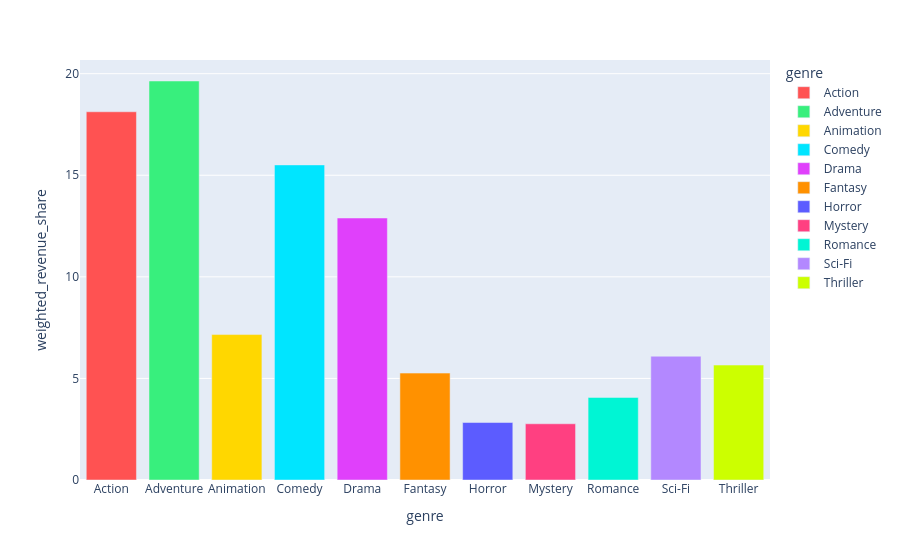

Source (notebook cell):
### Code cell
df_revenue_total = df.copy()
df_revenue_total = df_revenue_total[df_revenue_total["genre"].isin(genres_list)]
df_revenue_total["weighted_revenue"] = df_revenue_total["revenue"]*df_revenue_total["genre_weight"]
df_revenue_total = df_revenue_total.groupby("genre",as_index=False).agg(sum_weighted_revenue=("weighted_revenue","sum"))[["genre","sum_weighted_revenue"]]
df_revenue_total["weighted_revenue_share"] = (df_revenue_total["sum_weighted_revenue"])*100/(df_revenue_total["sum_weighted_revenue"].sum())

fig = px.bar(
    df_revenue_total,
    x="genre",
    y="weighted_revenue_share",
    color="genre",
    color_discrete_map=genre_color_map
)

fig.show()

### Figure 1 — Plotly figure (JSON) as saved in the notebook; plotly's stock layout.template omitted (floating-point values rounded to 4 significant figures)
{"data": [{"hovertemplate": "genre=%{x}<br>weighted_revenue_share=%{y}<extra></extra>", "legendgroup": "Action", "marker": {"color": "#FF5252", "pattern": {"shape": ""}}, "name": "Action", "orientation": "v", "showlegend": true, "textposition": "auto", "type": "bar", "x": ["Action"], "xaxis": "x", "y": [18.13], "yaxis": "y"}, {"hovertemplate": "genre=%{x}<br>weighted_revenue_share=%{y}<extra></extra>", "legendgroup": "Adventure", "marker": {"color": "#38EF7D", "pattern": {"shape": ""}}, "name": "Adventure", "orientation": "v", "showlegend": true, "textposition": "auto", "type": "bar", "x": ["Adventure"], "xaxis": "x", "y": [19.64], "yaxis": "y"}, {"hovertemplate": "genre=%{x}<br>weighted_revenue_share=%{y}<extra></extra>", "legendgroup": "Animation", "marker": {"color": "#FFD700", "pattern": {"shape": ""}}, "name": "Animation", "orientation": "v", "showlegend": true, "textposition": "auto", "type": "bar", "x": ["Animation"], "xaxis": "x", "y": [7.158], "yaxis": "y"}, {"hovertemplate": "genre=%{x}<br>weighted_revenue_share=%{y}<extra></extra>", "legendgroup": "Comedy", "marker": {"color": "#00E5FF", "pattern": {"shape": ""}}, "name": "Comedy", "orientation": "v", "showlegend": true, "textposition": "auto", "type": "bar", "x": ["Comedy"], "xaxis": "x", "y": [15.51], "yaxis": "y"}, {"hovertemplate": "genre=%{x}<br>weighted_revenue_share=%{y}<extra></extra>", "legendgroup": "Drama", "marker": {"color": "#E040FB", "pattern": {"shape": ""}}, "name": "Drama", "orientation": "v", "showlegend": true, "textposition": "auto", "type": "bar", "x": ["Drama"], "xaxis": "x", "y": [12.9], "yaxis": "y"}, {"hovertemplate": "genre=%{x}<br>weighted_revenue_share=%{y}<extra></extra>", "legendgroup": "Fantasy", "marker": {"color": "#FF9100", "pattern": {"shape": ""}}, "name": "Fantasy", "orientation": "v", "showlegend": true, "textposition": "auto", "type": "bar", "x": ["Fantasy"], "xaxis": "x", "y": [5.262], "yaxis": "y"}, {"hovertemplate": "genre=%{x}<br>weighted_revenue_share=%{y}<extra></extra>", "legendgroup": "Horror", "marker": {"color": "#5C5CFF", "pattern": {"shape": ""}}, "name": "Horror", "orientation": "v", "showlegend": true, "textposition": "auto", "type": "bar", "x": ["Horror"], "xaxis": "x", "y": [2.829], "yaxis": "y"}, {"hovertemplate": "genre=%{x}<br>weighted_revenue_share=%{y}<extra></extra>", "legendgroup": "Mystery", "marker": {"color": "#FF4081", "pattern": {"shape": ""}}, "name": "Mystery", "orientation": "v", "showlegend": true, "textposition": "auto", "type": "bar", "x": ["Mystery"], "xaxis": "x", "y": [2.767], "yaxis": "y"}, {"hovertemplate": "genre=%{x}<br>weighted_revenue_share=%{y}<extra></extra>", "legendgroup": "Romance", "marker": {"color": "#00F5D4", "pattern": {"shape": ""}}, "name": "Romance", "orientation": "v", "showlegend": true, "textposition": "auto", "type": "bar", "x": ["Romance"], "xaxis": "x", "y": [4.063], "yaxis": "y"}, {"hovertemplate": "genre=%{x}<br>weighted_revenue_share=%{y}<extra></extra>", "legendgroup": "Sci-Fi", "marker": {"color": "#B388FF", "pattern": {"shape": ""}}, "name": "Sci-Fi", "orientation": "v", "showlegend": true, "textposition": "auto", "type": "bar", "x": ["Sci-Fi"], "xaxis": "x", "y": [6.093], "yaxis": "y"}, {"hovertemplate": "genre=%{x}<br>weighted_revenue_share=%{y}<extra></extra>", "legendgroup": "Thriller", "marker": {"color": "#CCFF00", "pattern": {"shape": ""}}, "name": "Thriller", "orientation": "v", "showlegend": true, "textposition": "auto", "type": "bar", "x": ["Thriller"], "xaxis": "x", "y": [5.657], "yaxis": "y"}], "layout": {"barmode": "relative", "legend": {"title": {"text": "genre"}, "tracegroupgap": 0}, "margin": {"t": 60}, "xaxis": {"anchor": "y", "categoryarray": ["Action", "Adventure", "Animation", "Comedy", "Drama", "Fantasy", "Horror", "Mystery", "Romance", "Sci-Fi", "Thriller"], "categoryorder": "array", "domain": [0, 1], "title": {"text": "genre"}}, "yaxis": {"anchor": "x", "domain": [0, 1], "title": {"text": "weighted_revenue_share"}}}}
